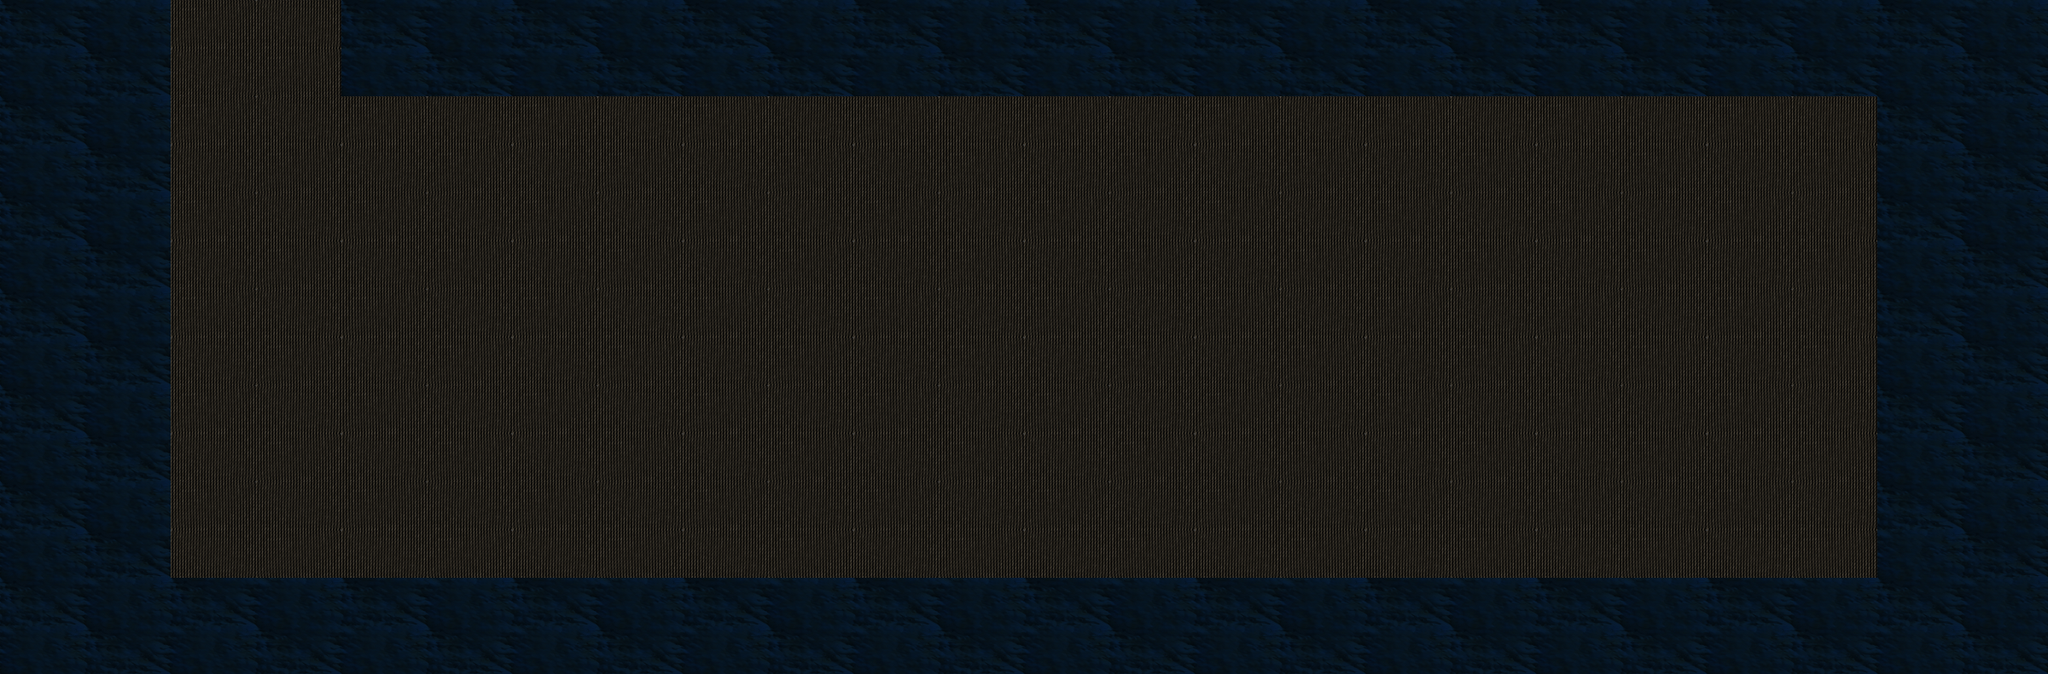

The image is a tile-based game level rendered from a .tmx file. Its description and source (layers, tilesets, objects; grid data summarised) follow:
An orthogonal 12x7 tile map with 200x113 px tiles, 2 tile layers (Base, Modifier), 2 tilesets and 5 objects (endRebelMain, startRebelMain, Enemyboogershooter1, Enemyboogershooter2, Enemyboogershooter0).

<map version="1.0" orientation="orthogonal" width="12" height="7" tilewidth="200" tileheight="113">
 <tileset firstgid="1" name="Base" tilewidth="200" tileheight="113">
  <image source="MapFiles/TileSets/RebelBase/baseTiles.png" width="400" height="113" />
  <tile id="0">
   <properties>
    <property name="isShootable" value="true" />
    <property name="isWalkable" value="false" />
   </properties>
  </tile>
  <tile id="1">
   <properties>
    <property name="isShootable" value="true" />
    <property name="isWalkable" value="true" />
   </properties>
  </tile>
 </tileset>
 <tileset firstgid="3" name="Modifier" tilewidth="200" tileheight="113">
  <image source="MapFiles/TileSets/RebelBase/modifierTiles.png" width="400" height="113" />
 </tileset>
 <layer name="Base" width="12" height="7">
  <data>[84 cells, 84 non-empty, 2 distinct tile ids]</data>
 </layer>
 <layer name="Modifier" width="12" height="7">
  <data>[84 cells, 0 non-empty, 0 distinct tile ids]</data>
 </layer>
 <objectgroup name="Spawn" width="12" height="7">
  <object name="endRebelMain" x="161" y="-18" width="275" height="93" />
  <object name="startRebelMain" x="221" y="82" width="158" height="97" />
  <object name="Enemyboogershooter1" x="449" y="87" width="1704" height="563" />
  <object name="Enemyboogershooter2" x="445" y="132" width="1687" height="544" />
  <object name="Enemyboogershooter0" x="448" y="56" width="1704" height="533" />
 </objectgroup>
</map>
